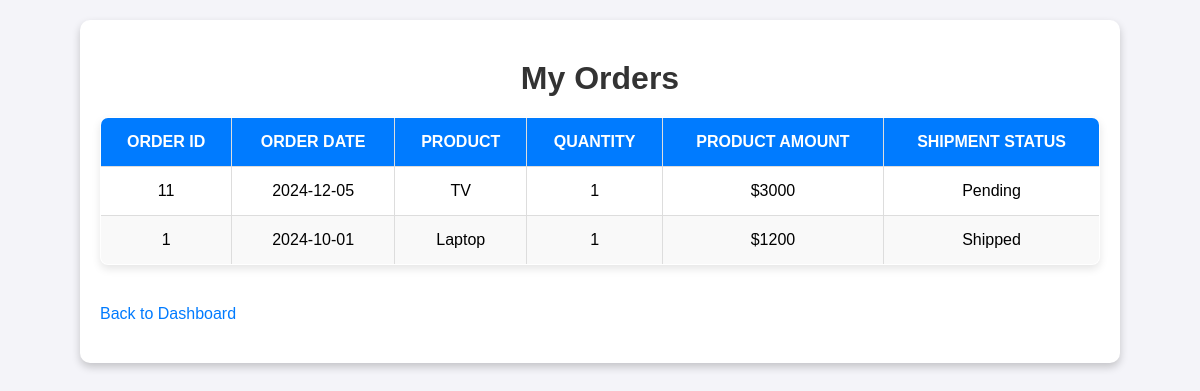
/my-orders (signed in), run on an earlier commit of the app's database.
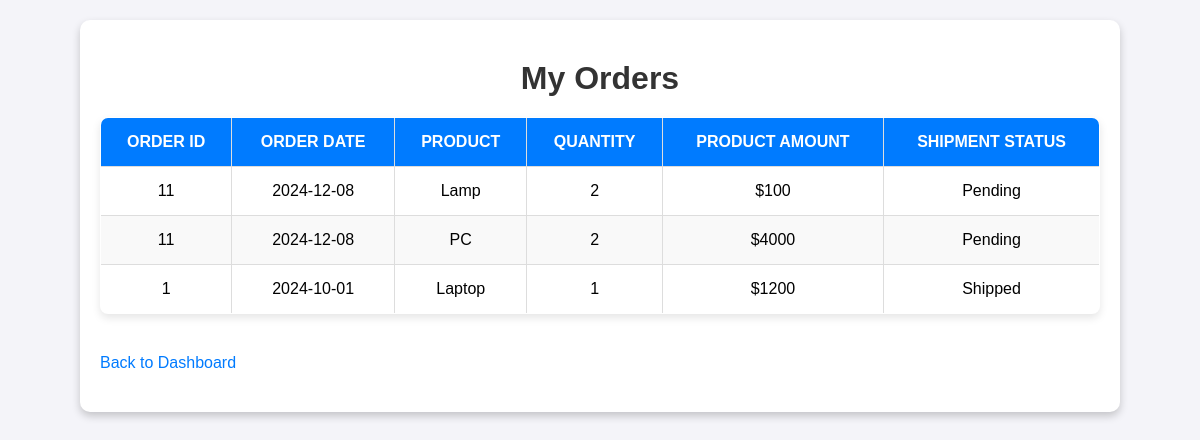
And on a later commit of the database.
### tables this page shows
CREATE TABLE OrderProduct (
    OrderID INTEGER NOT NULL,
    ProductID INTEGER NOT NULL,
    Quantity INTEGER NOT NULL,
    PRIMARY KEY (OrderID, ProductID),
    FOREIGN KEY (OrderID) REFERENCES `Order`(OrderID),
    FOREIGN KEY (ProductID) REFERENCES Product(ProductID)
);

CREATE TABLE `Order` (
    OrderID INTEGER PRIMARY KEY NOT NULL,
    OrderDate DATE NOT NULL,
    TotalAmount DECIMAL(10, 2) DEFAULT 0,
    ShippingAddress VARCHAR(255) NOT NULL,
    CustomerID INTEGER NOT NULL,
    FOREIGN KEY (CustomerID) REFERENCES Customer(CustomerID)
);

CREATE TABLE Product (
    ProductID INTEGER PRIMARY KEY NOT NULL,
    Name VARCHAR(255) NOT NULL,
    Price DECIMAL(10, 2) DEFAULT 0,
    Category VARCHAR(255) NOT NULL,
    StockQuantity INTEGER DEFAULT 0
);

CREATE TABLE Shipment (
    ShipmentID INTEGER PRIMARY KEY,
    OrderID INTEGER UNIQUE NOT NULL,
    ShipmentDate DATE NOT NULL,
    Status VARCHAR(255) NOT NULL,
    SupplierID INTEGER NOT NULL,
    FOREIGN KEY (OrderID) REFERENCES `Order`(OrderID),
    FOREIGN KEY (SupplierID) REFERENCES Supplier(SupplierID)
);

### server.py (the view)
@app.route('/my-orders', methods=['GET'])
def my_orders():
    if 'customer_id' not in session:
        flash("You must be logged in to view your orders.")
        return redirect(url_for('login'))
    customer_id = session['customer_id']
    conn = open_connection()
    orders = []
    if conn:
        cursor = conn.cursor()
        sql = """
        SELECT
            o.OrderID AS OrderID,
            o.OrderDate AS OrderDate,
            Product.Name AS ProductName,
            OrderProduct.Quantity AS Quantity,
            (Product.Price * OrderProduct.Quantity) AS ProductTotal,
            Shipment.Status AS ShipmentStatus
        FROM `Order` o
        JOIN OrderProduct ON OrderProduct.OrderID = o.OrderID
        JOIN Product ON OrderProduct.ProductID = Product.ProductID
        LEFT JOIN Shipment ON o.OrderID = Shipment.OrderID
        WHERE o.CustomerID = ?
        ORDER BY o.OrderDate DESC, Product.Name ASC;
        """
        cursor.execute(sql, (customer_id,))
        results = cursor.fetchall()
        conn.close()
        for row in results:
            orders.append({
                'OrderID': row[0],
                'OrderDate': row[1],
                'ProductName': row[2],
                'Quantity': row[3],
                'ProductTotal': row[4],
                'ShipmentStatus': row[5]
            })
    return render_template('my_orders.html', orders=orders)

### server.py (called while the page is built)
def open_connection():
    conn = None
    try:
        conn = sqlite3.connect(DATABASE)
        return conn
    except Error as e:
        print(f"Error connecting to database: {e}")
    return conn

### templates/my_orders.html (shortened to what this page needs)
<html>
<head>
</head>
<body>
    <div class="container">
        <h1>My Orders</h1>
        <table>
            <thead>
                <tr>
                    <th>Order ID</th>
                    <th>Order Date</th>
                    <th>Product</th>
                    <th>Quantity</th>
                    <th>Product Amount</th>
                    <th>Shipment Status</th>
                </tr>
            </thead>
            <tbody>
                {% if orders %}
                    {% for order in orders %}
                    <tr>
                        <td>{{ order.OrderID }}</td>
                        <td>{{ order.OrderDate }}</td>
                        <td>{{ order.ProductName }}</td>
                        <td>{{ order.Quantity }}</td>
                        <td>${{ order.ProductTotal }}</td>
                        <td>{{ order.ShipmentStatus }}</td>
                    </tr>
                    {% endfor %}
                {% else %}
                <tr>
                    <td colspan="6" class="no-orders">No orders found.</td>
                </tr>
                {% endif %}
            </tbody>
        </table>
        <a href="/">Back to Dashboard</a>
    </div>
</body>
</html>

### templates/my_orders.html (style rules this page uses)
body { font-family: Arial, sans-serif; background-color: #f4f4f9; margin: 0; padding: 0; }
h1 { text-align: center; color: #333; margin: 20px 0; }
.container { width: 90%; max-width: 1000px; margin: 20px auto; background-color: #fff; padding: 20px; box-shadow: 0 4px 8px rgba(0, 0, 0, 0.2); border-radius: 10px; }
table { width: 100%; border-collapse: collapse; margin: 20px 0; background-color: #fff; box-shadow: 0 4px 8px rgba(0, 0, 0, 0.1); border-radius: 8px; overflow: hidden; }
table, th, td { border: 1px solid #ddd; }
th, td { padding: 15px; text-align: center; }
th { background-color: #007bff; color: white; text-transform: uppercase; }
tr:nth-child(even) { background-color: #f9f9f9; }
a { display: inline-block; margin: 20px 0; text-align: center; text-decoration: none; color: #007bff; font-size: 16px; transition: all 0.3s ease; }

What changed in the data, as far as the page shows it:
added OrderProduct: OrderID "11", OrderDate "2024-12-08", ProductName "Lamp", Quantity "2", ProductTotal "100", ShipmentStatus "Pending"
changed OrderProduct (number 2 of 3 on the later page): OrderDate "2024-12-05" → "2024-12-08"; ProductName "TV" → "PC"; Quantity "1" → "2"; ProductTotal "3000" → "4000"
